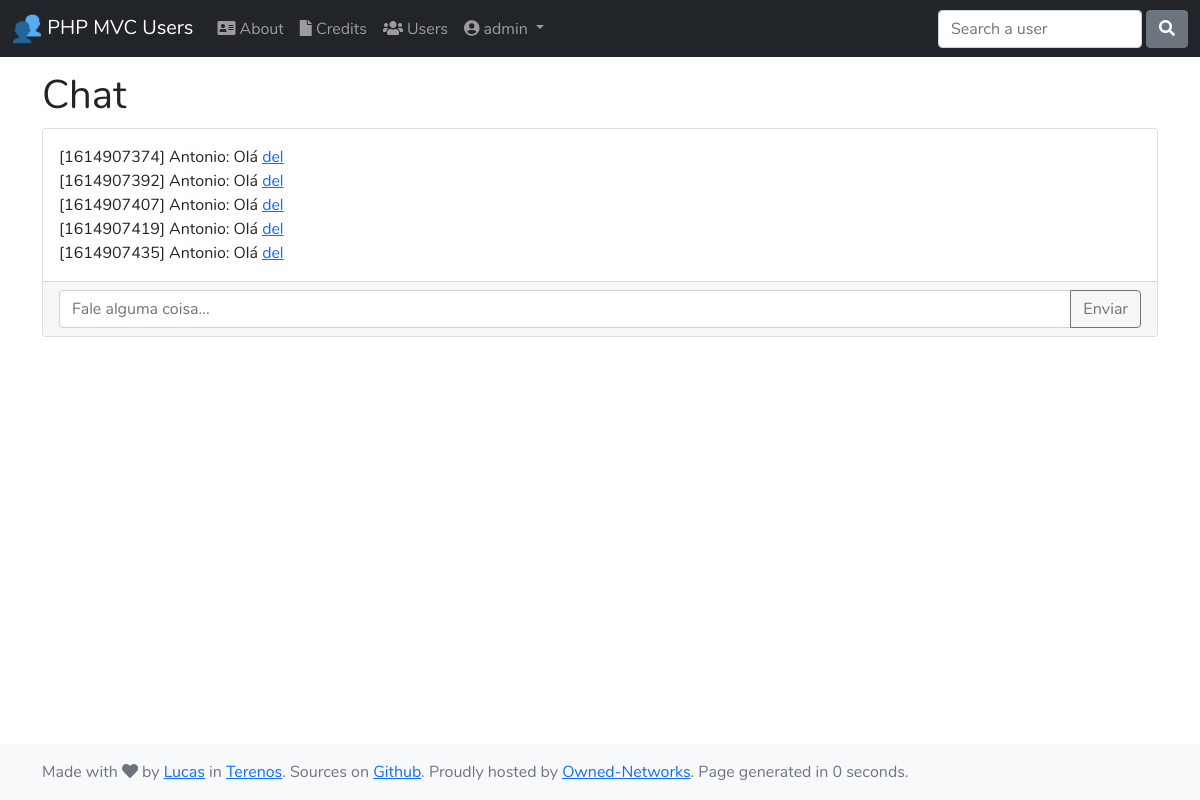
The page / (signed in) on the database its author committed.
### tables this page shows
CREATE TABLE chat (
    "id"		INTEGER PRIMARY KEY AUTOINCREMENT,
    "user_id"	INTEGER,
    "user"      TEXT,
    "message"   TEXT,
    "timestamp" INTEGER,
    FOREIGN KEY(user_id) REFERENCES users(id),
    FOREIGN KEY(user) REFERENCES users(user)
);

### app/Controller/ChatController.php (called while the page is built, shortened)
<?php
class ChatController
{
    public function index()
    {
        $Chat = new Chat();
        $messages = $Chat->list();
        require APP . 'view/_templates/header.php';
        require APP . 'view/chat/list.php';
        require APP . 'view/_templates/footer.php';
    }
}

### public/index.php (called while the page is built, shortened)
<?php
require APP . DIRECTORY_SEPARATOR . 'autoload.php';
$app = new Application();

### app/autoload.php (called while the page is built, shortened)
<?php
spl_autoload_register(function ($class) {
    $prefix = 'App\\';
    $base_dir = APP;
    $len = strlen($prefix);
    $relative_class = substr($class, $len);
    $file = $base_dir . str_replace('\\', '/', $relative_class) . '.php';
});

### app/Core/Model.php (called while the page is built, shortened)
<?php
class Model
{
    private function open() {
        $this->db = new PDO('sqlite:' . DB_FILE);
    }
}

### app/Model/Chat.php (called while the page is built, shortened)
<?php
class Chat extends Model
{
    public array $results = [];
    public function list(): array
    {
        $this->cleanOlder();
        $query = $this->db->prepare("SELECT id, user_id, user, message, timestamp FROM " . CHAT_TABLE);
        $query->execute();
        while ($row = $query->fetch()) {
            $this->results[] = $row;
        }
        return $this->results;
    }
    public function cleanOlder()
    {
        if ($this->amount() > 5) {
            $query = $this->db->prepare("DELETE FROM " . CHAT_TABLE . " WHERE id IS NOT NULL ORDER BY timestamp LIMIT 1");
            $query->execute();
        }
    }
    public function amount()
    {
        $sql = "SELECT COUNT(id) AS amount FROM " . CHAT_TABLE . ";";
        $query = $this->db->prepare($sql);
        $query->execute();
        return $query->fetch()->amount;
    }
}

### app/view/chat/list.php (the view)
<main>
    <div class="container h-100">
        <nav aria-label="breadcrumb" class="mt-2" style="--bs-breadcrumb-divider: '>';">
            <ol class="breadcrumb">
                <li class="breadcrumb-item"><a href="<?php echo URL; ?>">Home</a></li>
                <li class="breadcrumb-item active" aria-current="page">Chat</li>
            </ol>
        </nav>
        <h1>Chat</h1>
        <div class="card">
            <div class="card-body h-100">
                <?php
                if (isset($messages)) {
                    foreach ($messages as $message) {
                        echo '[' . $message->timestamp . '] ' . $message->user . ': ' . $message->message . ((isset($_SESSION['role']) && $_SESSION['role'] === 'admin') ? ' <a href="' . URL . 'chat/delete/' . $message->id . '">del</a>' : '') . '<br />';
                    }
                }
                ?>
            </div>
            <div class="card-footer">
                <form action="<?php echo URL; ?>chat/send" method="post">
                    <div class="input-group m-0">
                        <input name="message" type="text" class="form-control" placeholder="<?php echo isset($_SESSION['logged']) ? 'Fale alguma coisa...' : 'Você precisa fazer login para conversar!'; ?>" aria-label="Fale alguma coisa..." aria-describedby="button-addon" <?php echo isset($_SESSION['logged']) ? '' : 'disabled'; ?>>
                        <button class="btn btn-outline-secondary" type="submit" id="button-addon" <?php echo isset($_SESSION['logged']) ? '' : 'disabled'; ?>>Enviar</button>
                    </div>
                </form>
            </div>
        </div>
    </div>
</main>

### public/css/main.css (style rules this page uses)
body { font-family: 'Nunito', sans-serif; }

### rows shown on the page
chat: timestamp "1614907374", user "Antonio", message "Olá"
chat: timestamp "1614907392", user "Antonio", message "Olá"
chat: timestamp "1614907407", user "Antonio", message "Olá"
chat: timestamp "1614907419", user "Antonio", message "Olá"
chat: timestamp "1614907435", user "Antonio", message "Olá"

### other values the page prints
$_SESSION['user'] "admin"
$total_time "0"
